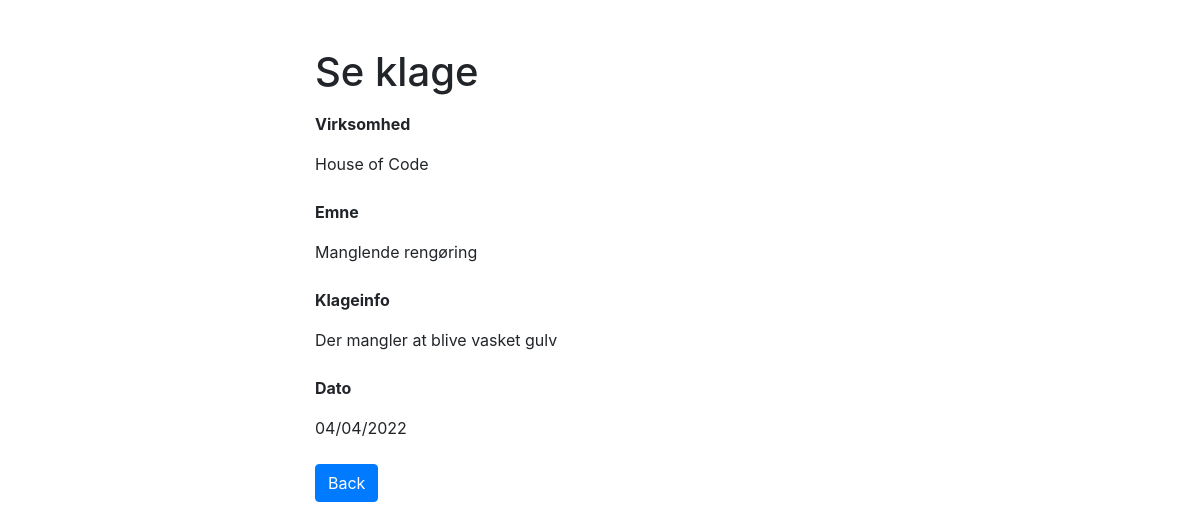
Screenshot of /read.php?id=1 with the database file from the repository.
### tables this page shows
CREATE TABLE IF NOT EXISTS `Klager` (
  `id` int(11) NOT NULL AUTO_INCREMENT,
  `virksomhed` varchar(100) NOT NULL,
  `emne` varchar(100) NOT NULL,
  `klageinfo` varchar(255) NOT NULL,
  `dato` varchar(255) NOT NULL,
  PRIMARY KEY (`id`)
);

### read.php (the view, shortened to what this page needs)
<?php
if(isset($_GET["id"]) && !empty(trim($_GET["id"]))){
    require "config.php";
    $sql = "SELECT * FROM klager WHERE id = ?";
    if($stmt = mysqli_prepare($link, $sql)){
        mysqli_stmt_bind_param($stmt, "i", $param_id);
        if(mysqli_stmt_execute($stmt)){
            $result = mysqli_stmt_get_result($stmt);
            if(mysqli_num_rows($result) == 1){
                $row = mysqli_fetch_array($result, MYSQLI_ASSOC);
            } else{
                header("location: error.php");
                exit();
            }
        } else{
            echo "Oops! Something went wrong. Please try again later.";
        }
    }
} else{
    header("location: error.php");
    exit();
}
?>
<!DOCTYPE html>
<html lang="en">
<head>
    <link rel="stylesheet" href="https://stackpath.bootstrapcdn.com/bootstrap/4.5.2/css/bootstrap.min.css">
</head>
<body>
    <div class="wrapper">
        <div class="container-fluid">
            <div class="row">
                <div class="col-md-12">
                    <h1 class="mt-5 mb-3">Se klage</h1>
                    <div class="form-group">
                        <p><b>Virksomhed</b></p>
                        <label><?php echo $row["virksomhed"]; ?></label>
                    </div>
                    <div class="form-group">
                        <p><b>Emne</b></p>
                        <label><?php echo $row["emne"]; ?></label>
                    </div>
                    <div class="form-group">
                        <p><b>Klageinfo</b></p>
                        <label><?php echo $row["klageinfo"]; ?></label>
                    </div>
                    <div class="form-group">
                        <p><b>Dato</b></p>
                        <label><?php echo $row["dato"]; ?></label>
                    </div>
                    <p><a href="index.php" class="btn btn-primary">Back</a></p>
                </div>
            </div>
        </div>
    </div>
</body>
</html>

### read.php (style rules this page uses)
.wrapper { width: 600px; margin: 0 auto; }

### rows the page displays
klager: virksomhed "House of Code", emne "Manglende rengøring", klageinfo "Der mangler at blive vasket gulv", dato "04/04/2022"
